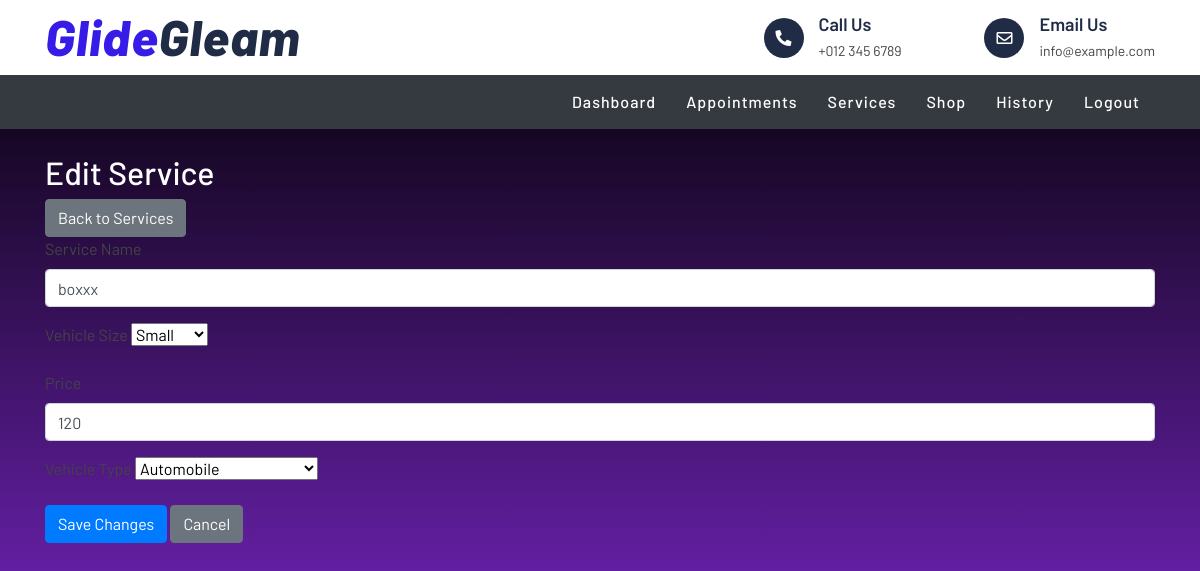
The app's page /shopOwner/editServices.php?service_id=66 with its own data.
### tables this page shows
CREATE TABLE `services` (
  `service_id` int(4) NOT NULL,
  `shop_info_id` int(3) NOT NULL,
  `serviceName` varchar(25) NOT NULL,
  `service_price` int(5) NOT NULL,
  `vehicle_size` varchar(10) NOT NULL,
  `vehicle_type` varchar(20) NOT NULL
);

### shopOwner/editServices.php (the view, shortened to what this page needs)
<?php
include("../connection.php");
if(isset($_GET['service_id'])) {
    $service_id = $_GET['service_id'];
    $query = "SELECT * FROM services WHERE service_id='$service_id'";
    $result = $database->query($query);
    if ($result->num_rows > 0) {
        $row = $result->fetch_assoc();
    } else {
        die("Error: Service not found.");
    }
} else {
    die("Error: Service ID not provided.");
}
?>
<!DOCTYPE html>
<html lang="en">
<head>
    <link href="https://stackpath.bootstrapcdn.com/bootstrap/4.5.2/css/bootstrap.min.css" rel="stylesheet">
</head>
<head>
    <link href="https://stackpath.bootstrapcdn.com/bootstrap/4.5.2/css/bootstrap.min.css" rel="stylesheet">
    <link href="https://cdnjs.cloudflare.com/ajax/libs/font-awesome/5.15.4/css/all.min.css" rel="stylesheet">
    <link href="../css/style.css" rel="stylesheet">
</head>
<body>
    <div class="top-bar">
        <div class="container">
            <div class="row align-items-center">
                <div class="col-lg-4 col-md-12">
                    <div class="logo">
                        <a href="index.php">
                            <h1>Glide<span>Gleam</span></h1>
                        </a>
                    </div>
                </div>
                <div class="col-lg-8 col-md-7 d-none d-lg-block">
                    <div class="row">
                        <div class="col-4"></div>
                        <div class="col-4">
                            <div class="top-bar-item">
                                <div class="top-bar-icon">
                                    <i class="fa fa-phone-alt"></i>
                                </div>
                                <div class="top-bar-text">
                                    <h3>Call Us</h3>
                                    <p>+012 345 6789</p>
                                </div>
                            </div>
                        </div>
                        <div class="col-4">
                            <div class="top-bar-item">
                                <div class="top-bar-icon">
                                    <i class="far fa-envelope"></i>
                                </div>
                                <div class="top-bar-text">
                                    <h3>Email Us</h3>
                                    <p>info@example.com</p>
                                </div>
                            </div>
                        </div>
                    </div>
                </div>
            </div>
        </div>
    </div>
    <nav class="nav-bar navbar-expand-lg navbar-dark bg-dark">
        <div class="container">
            <div class="collapse navbar-collapse" id="navbarNav">
                <ul class="navbar-nav ml-auto">
                    <li class="nav-item">
                    <a class="nav-link" href="index.php">Dashboard</a>
                    </li>
                    <li class="nav-item">
                        <a class="nav-link" href="appointment.php">Appointments</a>
                    </li>
                    <li class="nav-item">
                        <a class="nav-link" href="services.php">Services</a>
                    </li>
                    <li class="nav-item">
                        <a class="nav-link" href="addShop.php">Shop</a>
                    </li>
                    <li class="nav-item">
                        <a class="nav-link" href="history.php">History</a>
                    </li>
                    <li class="nav-item">
                        <a class="nav-link" href="../signout.php">Logout</a>
                    </li>
                </ul>
            </div>
        </div>
    </nav>
<body>
    <div class="container mt-4">
        <div class="section-title">
            <h2>Edit Service</h2>
        </div>
        <a href="services.php" class="btn btn-secondary">Back to Services</a>
        <form action="" method="POST">
            <div class="form-group">
                <label for="sname">Service Name</label>
                <input type="text" class="form-control" id="sname" name="sname" value="<?php echo $row['serviceName']; ?>" required>
            </div>
    <div class="form-group">
            <label for="vehicle_size">Vehicle Size</label>
        <select class="form-select" id="vehicle_size" name="vehicle_size" required>
                <option value="Small" <?php if($row['vehicle_size'] == "Small") echo "selected"; ?>>Small</option>
        </select>
    </div>
            <div class="form-group">
                <label for="price">Price</label>
                <input type="number" class="form-control" id="price" name="price" value="<?php echo $row['service_price']; ?>">
            </div>
            <div class="form-group">
                <label for="vehicle_type">Vehicle Type</label>
                <select class="form-select" name="vehicle_type" required>
                    <option value="Automobile" <?php if($row['vehicle_type'] == "Automobile") echo "selected"; ?>>Automobile</option>
                </select>
            </div>
            <button type="submit" class="btn btn-primary" name="save_changes" href="services.php">Save Changes</button>
            <a href="services.php" class="btn btn-secondary">Cancel</a>
        </form>
    </div>
</body>
</html>

### css/style.css (style rules this page uses)
body { color: #444444; font-weight: 400; background: #ffffff; font-family: 'Barlow', sans-serif; }
h1, h2, h3, h4, h5, h6 { color: #202C45; }
a { color: #202C45; transition: .3s; }
.top-bar { position: relative; height: 75px; display: flex; align-items: center; background: #ffffff; }
.top-bar .logo { text-align: left; overflow: hidden; }
.top-bar .logo h1 { margin: -4px 0 0 0; color: #371ce8; font-size: 50px; line-height: 50px; font-weight: 800; letter-spacing: 1px; font-style: italic; }
.top-bar .logo h1 span { color: #202C45; }
.top-bar .top-bar-item { display: flex; align-items: center; justify-content: flex-end; }
.top-bar .top-bar-icon { width: 40px; height: 40px; display: flex; align-items: center; justify-content: center; background: #202C45; border-radius: 40px; }
.top-bar .top-bar-icon i { margin: 0; color: #ffffff; font-size: 16px; }
.top-bar .top-bar-text { padding-left: 15px; }
.top-bar .top-bar-text h3 { margin: 0 0 5px 0; font-size: 18px; font-weight: 600; }
.top-bar .top-bar-text p { margin: 0; font-size: 14px; font-weight: 400; }
.nav-bar { position: relative; background: #202C45; }
.navbar-dark .navbar-nav .nav-link, .navbar-dark .navbar-nav .nav-link:focus, .navbar-dark .navbar-nav .nav-link:hover, .navbar-dark .navbar-nav .nav-link.active { color: #ffffff; padding: 15px; font-weight: 500; letter-spacing: 1px; }

### shopOwner/editServices.php (style rules this page uses)
.section-title h2 { color: white; }
html, body { height: 100%; margin: 0; padding: 0; overflow-x: hidden; }
body { background: linear-gradient(to bottom, #000000, #8A2BE2); }

### records on screen
services: sname "boxxx", vehicle_size "Small", price "120", vehicle_type "Automobile"
